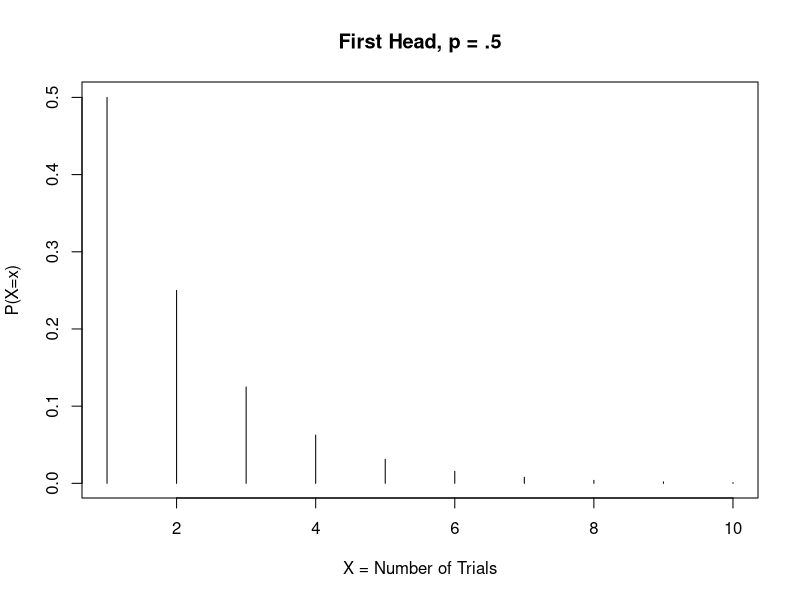
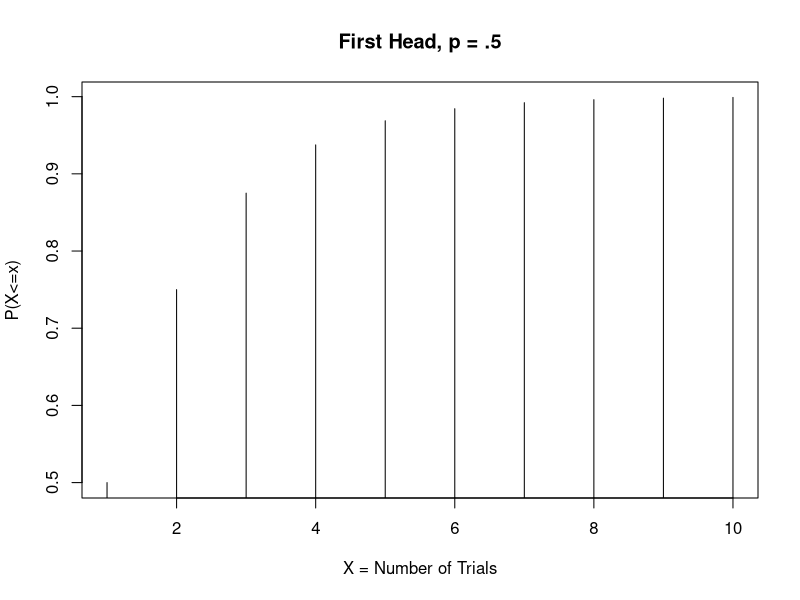

Source code (R) for these figures, in order:
# QUESTION 3 [TOTAL MARKS: 25]
# At a particular garage 20% of the cars that arrive for repair have engine trouble.
# Upon arrival at the garage an engine diagnostic test is carried out on the car, but this
# engine diagnostic test is far from perfect. If the car has engine trouble the diagnostic
# test will turn out positive with a probability of 0.9. If the car does not have engine
# trouble, the diagnostic test will turn out positive with a probability of 0.05.

"20% defective rate" # 80% good
"if defective = .9"
"else .05"

# Geometric Distribution
# Q 3(d) [8 Marks]
# If 10 cars arrive to the garage on a particular day, what is the probability that:
# (i) none of the cars will have engine trouble.


# (ii) the first car with engine trouble that arrives to the garage that day will be
# the 4th car.
"Things that involve the first of something happening use Geometric Distribution"
"X = Number of trials to the first success"
# PDF
"P(X = x) = q^x-1 p" # prob it will happen on the Xth trail
"P(X = 4) = P(1st 3 non-defective) * P(4th defective) = .8^3 * .2"
(.8^3)*.2
(.8 * .8 * .8) * .2
# or
# 3 successes then failure in R
dgeom(x = 3, prob = .2)

# CDF example:
"P(X <= x) = 1 - q^x"
# p = .2
# q = .8
# x = 4
"P(X <= 4) = 1 - (.8)^4" # within first 4
1 - ((.8^4))
1 - ((.8 * .8 * .8 * .8))
pgeom(3, .2)

# p = success
# q = failure 1 - p

# PDF of a geometic random variable
"P(X = x) = q^x-1 p" # prob it will happen on the Xth trail
# whats the prob a head will be tossed on the 5th trail
"P(X = 5) = P(1st 4 non-defective) P(5th defective) = .5^4 * .5"
dgeom(x = 4, prob = .5) # in R x = to first 4 failures
(.5^4) * .5
# first 4 are ok 5th H
"T  T  T  T    H p p p p p"
(.5*.5*.5*.5)*.5

x<-0:9 # number of tosses
plot(x+1, dgeom(x, prob = .5), xlab = "X = Number of Trials", ylab = "P(X=x)",
     type = "h", main="First Head, p = .5")

# CDF of a geometic random variable
"P(X <= x) = 1 - q^x" # prob it will happen on or before the Xth trail
# whats the prob a head will be tossed within the first 5 trails
"P(X <= 5) = 1 - (prob of tails)^5"
1 - ((.5*.5*.5*.5)*.5)
pgeom(4, .5)

x<-0:9 # number of tosses
plot(x+1, pgeom(x, prob = .5), xlab = "X = Number of Trials", ylab = "P(X<=x)",
     type = "h", main="First Head, p = .5")

# Quantile Function
# 20% defective rate, min number of inspections so prob of observing a defective is more than 75%
"Choose k so that P(X <= k) >= .75"
qgeom(.75, .2) # 6 failures before first success


# i)
"10 cars no car trouble"
# ii)
# independent events
"p p p q p p p p p p"


# --- --- --- --- ---
#Q 5(b) [12.5 Marks]
#In a certain long document, there is an average of 0.3 typographical errors per 100
#words of text.

# (i) What is the mean number of words between errors?
"E(X) = 1/p"
1/.3 # incomplete

# (ii) What is the probability of there being at least 100 words before the first error?
# (iii) How many words would there be on a page, if the probability of 0 errors on a page was 20%?


#=================================

"Markov Property"

# first 10 trials are free of defectives
# first defect occurs on the 15th trail
# P(X = 15 | X > 10)/ P(X > 10)
" q^15-1 * p / q^10   =    q^5-1 * p = P(X=5)" # first 10 trails are irrelavent